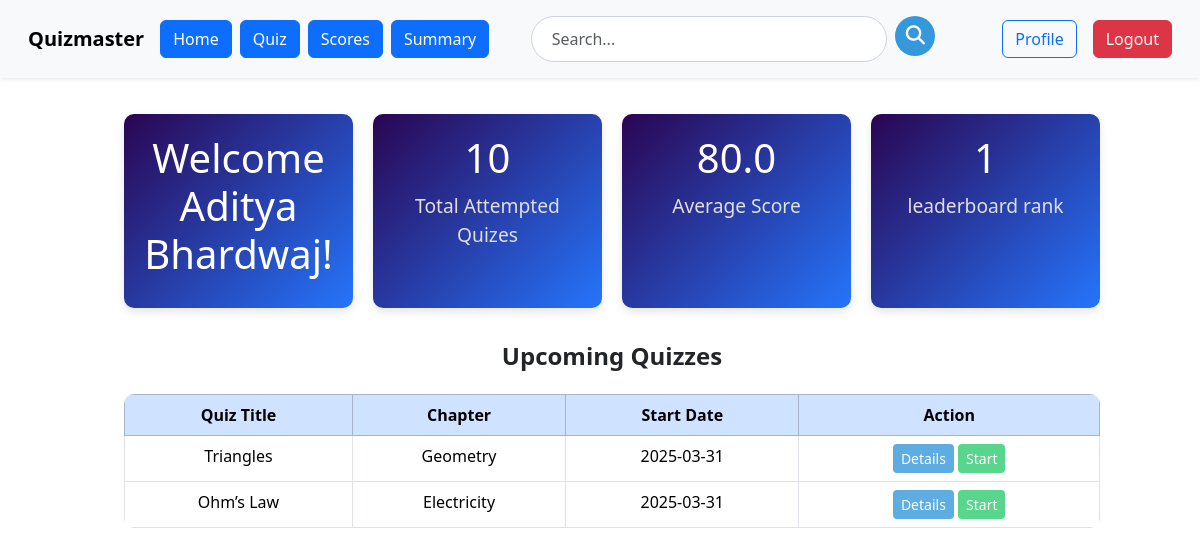
The page /user/user_dashboard (signed in) on the database as committed earlier.
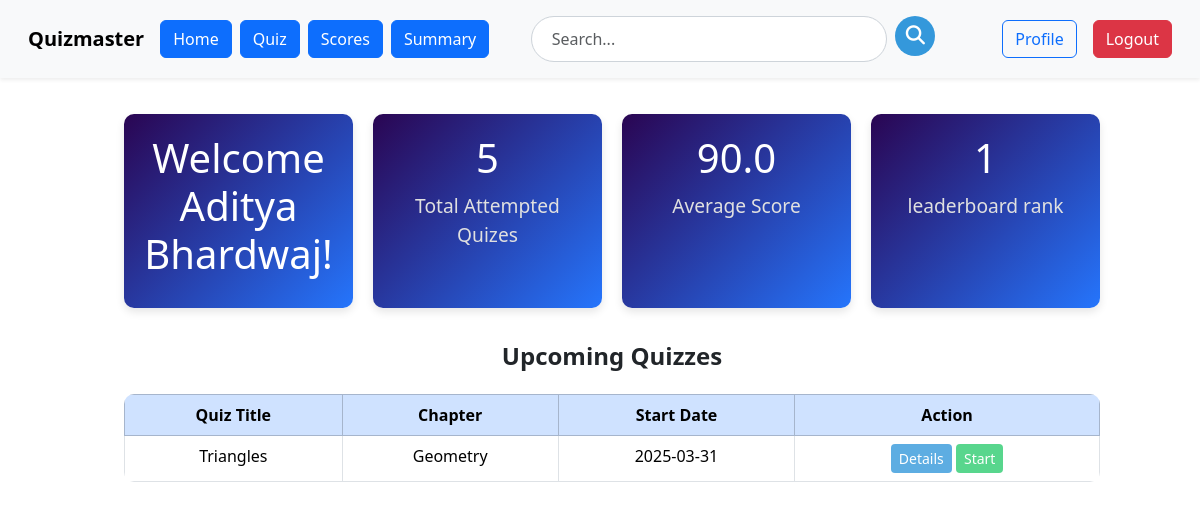
The same page on the database as committed later.
### models.py (models this page shows)
class Quiz(db.Model):
    id=db.Column(db.Integer, primary_key=True)
    name = db.Column(db.String(100), nullable=False)
    description=db.Column(db.String(256), nullable=True)
    start_date=db.Column(db.Date, nullable=True)
    end_date=db.Column(db.Date, nullable=True)
    time_duration=db.Column(db.Time, nullable=True)
    remarks=db.Column(db.String(256), nullable=True)
    no_of_questions=db.Column(db.Integer, nullable=True)
    is_active=db.Column(db.Boolean, nullable=False, default=False)
    questions = db.relationship('Questions', backref='quiz', lazy=True)
    total_attempted=db.Column(db.Integer, nullable=False, default=0)
    scores = db.relationship('Scores', backref='quiz', lazy=True)
    subject_id=db.Column(db.Integer, db.ForeignKey('subject.id'), nullable=False)
    chapter_id= db.Column(db.Integer, db.ForeignKey('chapter.id'),nullable=False)

class Chapter(db.Model):
    id=db.Column(db.Integer, primary_key=True)
    name=db.Column(db.String(32), unique=True)
    Description=db.Column(db.String(256), nullable=True)
    no_of_questions=db.Column(db.Integer, nullable=True)
    subject_id=db.Column(db.Integer, db.ForeignKey('subject.id'), nullable=False)
    quizzes = db.relationship('Quiz', backref='chapter', lazy=True)
    questions = db.relationship('Questions', backref='chapter', lazy=True)

### routes.py (the view)
@app.route('/user/user_dashboard')
@auth_required
def user_dashboard():
    quizzes=Quiz.query.filter(Quiz.start_date != None).all()
    ist = pytz.timezone('Asia/Kolkata')  # IST timezone
    current_date = datetime.now(ist).date()  # Get current IST time
    user = User.query.get(session['user_id'])
    scores = Scores.query.filter_by(user_id=user.id).all()
    total_attempted = len(scores)
    avg_score = 0
    if total_attempted > 0:
        avg_score = sum(score.score for score in scores) / total_attempted
    leaderboard = (
        db.session.query(
            User.id,
            User.name,
            db.func.sum(Scores.score).label('total_score')
        )
        .join(Scores, Scores.user_id == User.id)
        .group_by(User.id)
        .order_by(db.func.sum(Scores.score).desc())
        .all()
    )
    leaderboard_position = next((index + 1 for index, u in enumerate(leaderboard) if u.id == user.id), None)
    return render_template(
        'user/user_dashboard.html',
        quizzes=quizzes,
        current_date=current_date,
        user=user,
        avg_score=avg_score,
        scores=scores,
        total_attempted=total_attempted,
        leaderboard_position=leaderboard_position  # Pass leaderboard position to the template
    )

### routes.py (called while the page is built)
def auth_required(f):
    @wraps(f)
    def inner(*args, **kwargs):
        if 'user_id' not in session:
            flash('please login to continue')
            return redirect(url_for('login'))
        return f(*args, **kwargs)
    return inner

### templates/user/user_dashboard.html (shortened to what this page needs)
{% extends 'user/user_layout.html' %}
{% block content %}
<head>
    <link href="https://cdn.jsdelivr.net/npm/bootstrap@5.3.2/dist/css/bootstrap.min.css" rel="stylesheet">
</head>
<div class="container mt-3">
     <div class="stats-container">
        <div class="stat-card">
            <h3>Welcome {{user.name}}!</h3>
        </div>
        <div class="stat-card">
            <h3>{{ total_attempted }}</h3>
            <p>Total Attempted Quizes</p>
        </div>
        <div class="stat-card">
            <h3>{{ avg_score |round(2) }}</h3>
            <p>Average Score</p>
        </div>
        <div class="stat-card">
            <h3>{{ leaderboard_position }}</h3>
            <p>leaderboard rank</p>
        </div>
    </div>
    <div class="dashboard-title">Upcoming Quizzes</div>
    <table class="table table-bordered text-center quiz-table">
        <thead class="table-primary">
            <tr>
                <th>Quiz Title</th>
                <th>Chapter</th>
                <th>Start Date</th>
                <th>Action</th>
            </tr>
        </thead>
        <tbody>
            {% for quiz in quizzes %}
            {% if quiz.start_date > current_date %}
            <tr>
                <td>{{ quiz.name }}</td>
                <td>{{ quiz.chapter.name }}</td>
                <td>{{ quiz.start_date }}</td>
                <td>
                    <a href="{{ url_for('view_quiz', quiz_id=quiz.id) }}" class="btn btn-sm btn-view">Details</a>
                    <a href="{{ url_for('attempt_quiz', quiz_id=quiz.id) }}" class="btn btn-sm btn-start">Start</a>
                </td>
            </tr>
            {% endif %}
            {% endfor %}
        </tbody>
    </table>
</div>
{% endblock %}

Rows that differ between the two databases and show on the page:
removed Quiz: name "Ohm’s Law", chapter.name "Electricity", start_date "2025-03-31"
Other text that changed with them:
{{ total_attempted }}: "10" → "5"
{{ avg_score |round(2) }}: "80.0" → "90.0"
